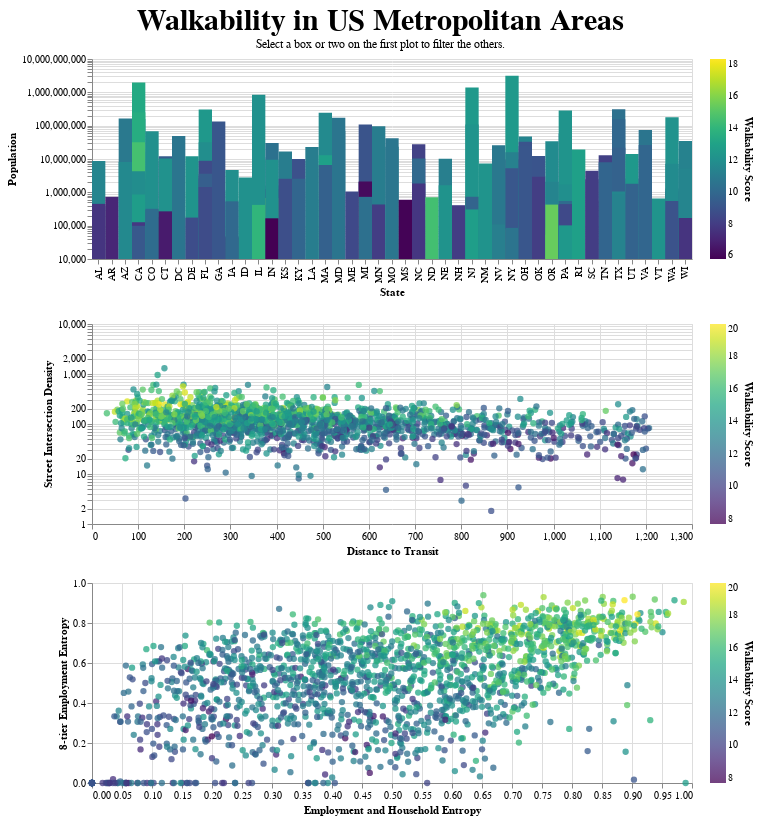

The notebook cell saved with this chart:
### Code cell
# Now, all three charts can be combined.

# make the selector
select = alt.selection_multi(fields=['CBSA_Name'])

chart1 = chart1.add_selection(select).properties(height=200)
chart2 = chart2.transform_filter(select).properties(height=200)
chart3 = chart3.transform_filter(select)

chart = alt.vconcat(
    chart1, chart2, chart3,
    title=alt.TitleParams(
        text="Walkability in US Metropolitan Areas",
        anchor="middle",
        fontSize=30,
        subtitle="Select a box or two on the first plot to filter the others."
    )
).resolve_scale(
    color='independent'
)

# chart.save(myJekyllDir + "/walkability.json")

chart

### Figure 1 — Vega-Lite specification as saved in the notebook (floating-point values rounded to 4 significant figures; data arrays with more than 128 entries replaced by an {"elided": "..."} marker saying what was removed)
{"config": {"view": {"continuousWidth": 400, "continuousHeight": 300}}, "vconcat": [{"mark": "rect", "encoding": {"color": {"field": "CBSA_Walk", "legend": {"orient": "right", "title": "Walkability Score", "titleOrient": "right"}, "scale": {"scheme": "viridis"}, "title": "Mean Walkability Score", "type": "quantitative"}, "order": {"field": "StateName", "sort": "ascending", "type": "nominal"}, "tooltip": {"field": "CBSA_Name", "type": "nominal"}, "x": {"field": "StateName", "title": "State", "type": "nominal"}, "y": {"aggregate": "sum", "field": "CBSA_POP", "scale": {"type": "log"}, "title": "Population", "type": "quantitative"}}, "height": 200, "selection": {"selector003": {"type": "multi", "fields": ["CBSA_Name"]}, "selector004": {"type": "multi", "fields": ["CBSA_Name"]}}, "width": 600}, {"mark": {"type": "circle", "opacity": 0.75, "size": 40}, "encoding": {"color": {"field": "NatWalkInd", "legend": {"orient": "right", "title": "Walkability Score", "titleOrient": "right"}, "scale": {"scheme": "viridis"}, "title": "National Walkability Index", "type": "quantitative"}, "tooltip": [{"field": "NatWalkInd", "title": "Walkability Score", "type": "quantitative"}, {"field": "CBSA_Name", "title": "CBSA Name", "type": "nominal"}], "x": {"field": "D4A", "title": "Distance to Transit", "type": "quantitative"}, "y": {"field": "D3B", "scale": {"type": "log"}, "title": "Street Intersection Density", "type": "quantitative"}}, "height": 200, "transform": [{"filter": {"selection": "selector003"}}, {"filter": {"selection": "selector004"}}], "width": 600}, {"mark": {"type": "circle", "opacity": 0.75, "size": 40}, "encoding": {"color": {"field": "NatWalkInd", "legend": {"orient": "right", "title": "Walkability Score", "titleOrient": "right"}, "scale": {"scheme": "viridis"}, "title": "National Walkability Index", "type": "quantitative"}, "tooltip": [{"field": "NatWalkInd", "title": "Walkability Score", "type": "quantitative"}, {"field": "CBSA_Name", "title": "CBSA Name", "type": "nominal"}], "x": {"field": "D2A_EPHHM", "title": "Employment and Household Entropy", "type": "quantitative"}, "y": {"field": "D2B_E8MIXA", "title": "8-tier Employment Entropy", "type": "quantitative"}}, "height": 200, "transform": [{"filter": {"selection": "selector004"}}], "width": 600}], "data": {"name": "data-d321fc905314bd713ffa115f31df3d3d"}, "resolve": {"scale": {"color": "independent"}}, "title": {"text": "Walkability in US Metropolitan Areas", "anchor": "middle", "fontSize": 30, "subtitle": "Select a box or two on the first plot to filter the others."}, "$schema": "https://vega.github.io/schema/vega-lite/v4.17.0.json", "datasets": {"data-d321fc905314bd713ffa115f31df3d3d": {"elided": "1803 records"}}}
